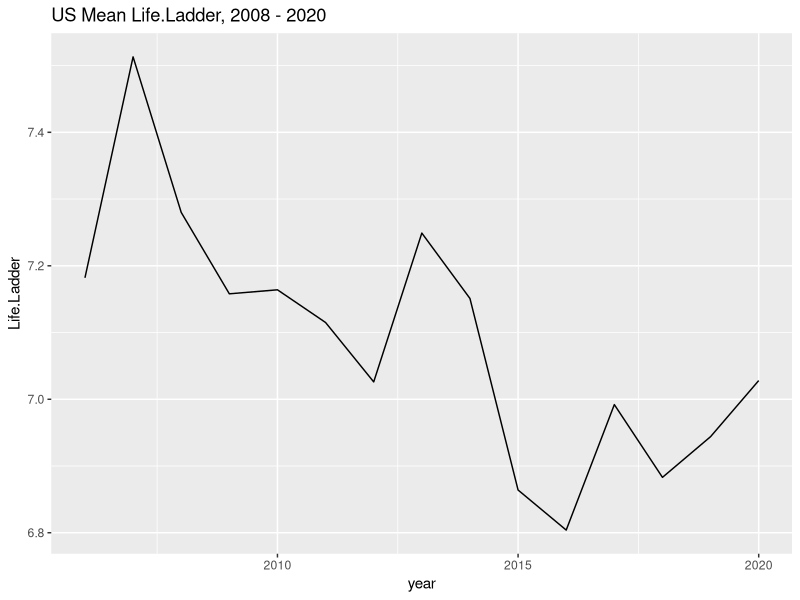
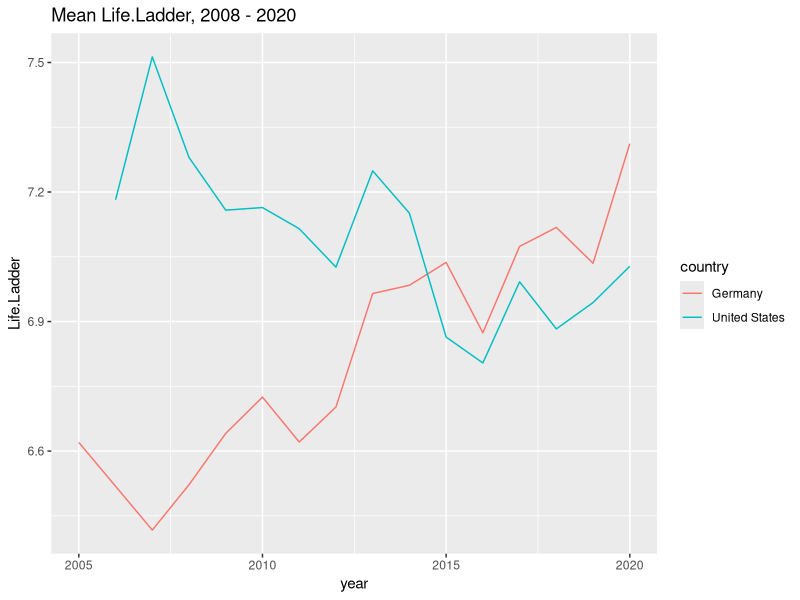
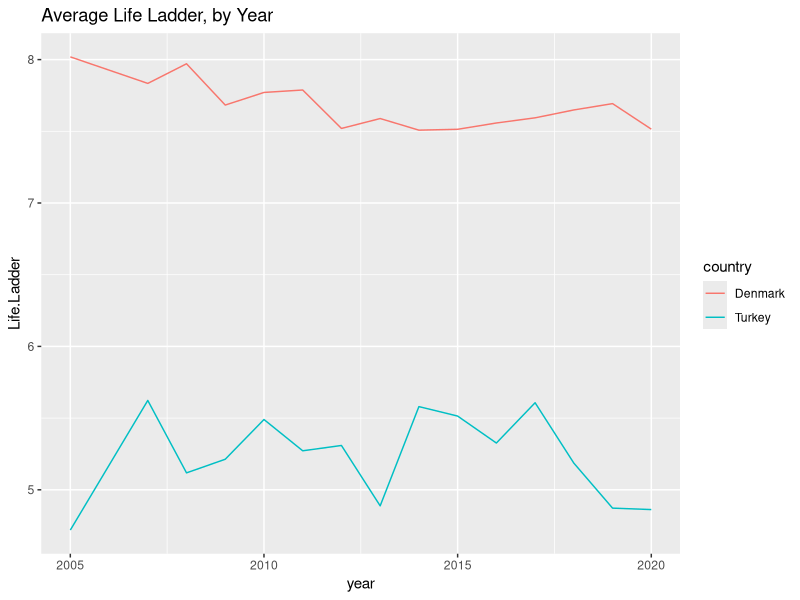
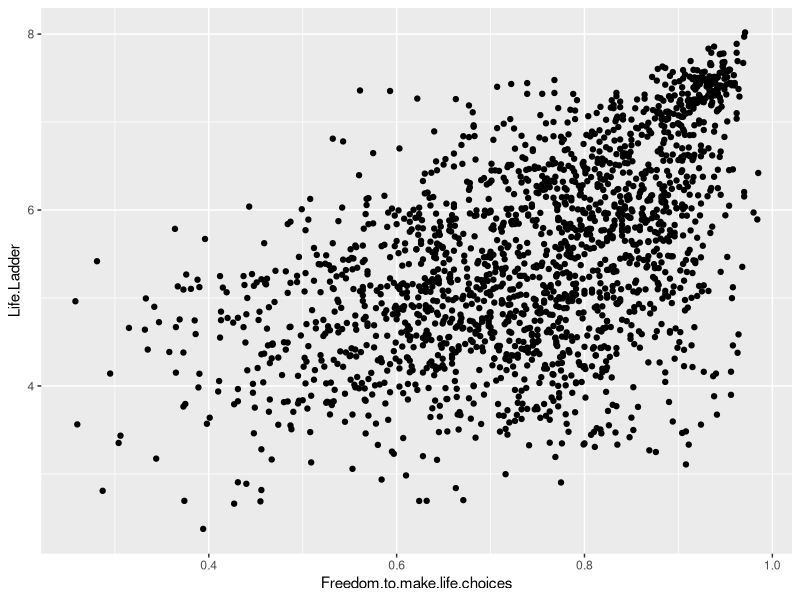
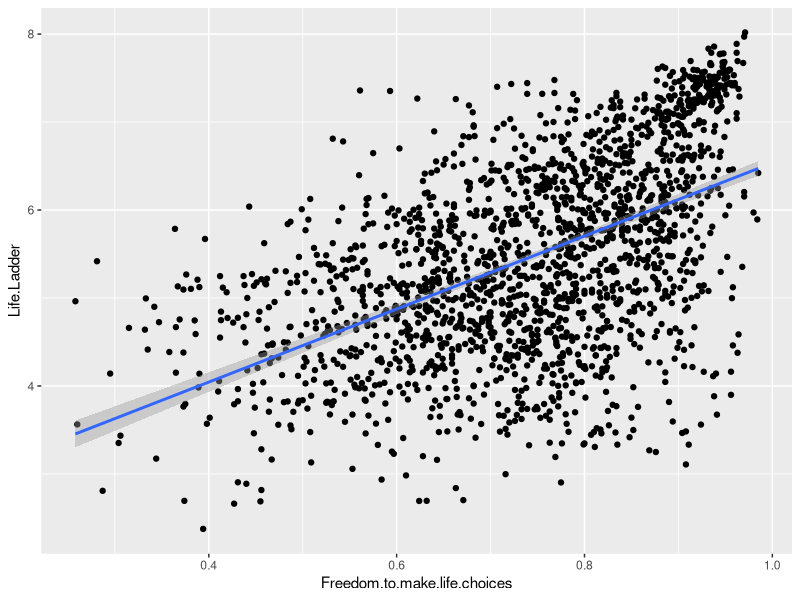
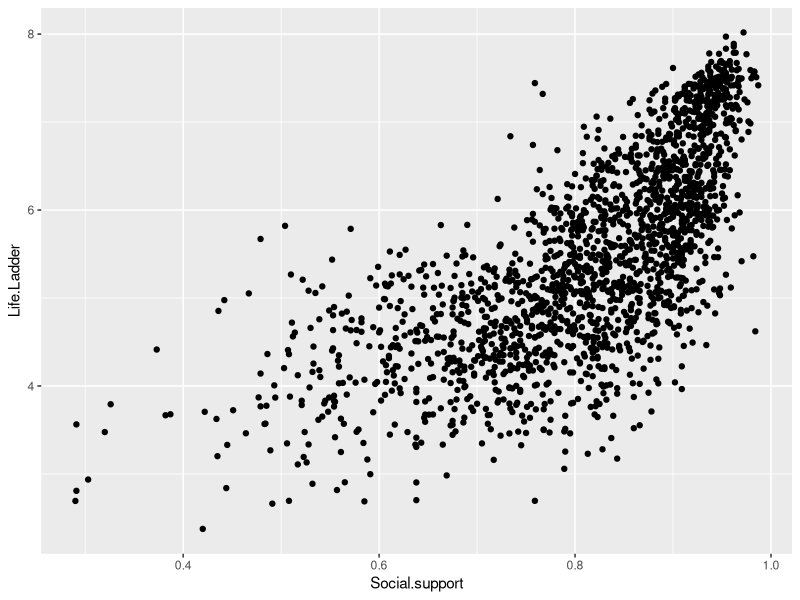

Recreate these plots in R, in order.
## ---- chunk 1

# Setup the environment
library(knitr)
knitr::opts_chunk$set(fig.align='center',fig.width=10, fig.height=6, fig.path='Figs/',  warning=FALSE, echo=TRUE, eval=TRUE, message=FALSE)

r = getOption("repos")
r["CRAN"] = "http://cran.us.r-project.org"
options(repos = r)

## ---- chunk 2
library(dplyr)
library(ggplot2)
## ---- chunk 3

# Make sure the data are in the right folder
# 
whr_data <- read.csv('./WHR2021.csv')


# Now browse the data and see what columns the data have. The names of the column should explain themselves
names(whr_data)

# Show the first few rows of the data frame.
head(whr_data)

## ---- chunk 4

# By using dplyr, we can easily select the rows and columns in the dataframe that we want
# Then save it to a new dataframe called "whr_data_us"
whr_data_us <- whr_data %>%
  select(country, year, Life.Ladder) %>% #select the interested columns
  filter(country == 'United States')  # only choose United States

# Plot
ggplot(whr_data_us) + aes(x=year, y=Life.Ladder) + geom_line() +
  ggtitle("US Mean Life.Ladder, 2008 - 2020")

## ---- chunk 5
# By using dplyr, we can easily select the rows and columns in the dataframe that we want
# Then we save it to a new dataframe called "whr_data_us_germany"
whr_data_us_germany <- whr_data %>%
  select(country, year, Life.Ladder) %>% #select the interested columns
  filter(country == 'United States' | country == 'Germany')  # choose US AND Germany

# Plot, using "country" as the color aesthetic
ggplot(whr_data_us_germany) + aes(x=year, y=Life.Ladder, color=country) + geom_line() +
  ggtitle("Mean Life.Ladder, 2008 - 2020")


## ---- chunk 6
# First, use select() and filter() to create a new dataframe that has only the
# countries and columns you're interested in
whr_data_life_freedom <- whr_data %>%
  select(country, year, Life.Ladder) %>%
  filter(country == 'Turkey' | country == 'Denmark')

# Then, plot!
ggplot(whr_data_life_freedom) + aes(x=year, y=Life.Ladder, color=country) + geom_line() + ggtitle("Average Life Ladder, by Year")


## ---- chunk 7

cor(whr_data$Freedom.to.make.life.choices, whr_data$Life.Ladder)
ggplot(whr_data) + aes(x=Freedom.to.make.life.choices, y=Life.Ladder) + geom_point()

## ---- chunk 8

# Remove NA rows and save it as a new dataframe
whr_clean <- whr_data %>%
               filter(!is.na(Freedom.to.make.life.choices), # ! means NOT, so !is.na() means NOT NA
                      !is.na(Life.Ladder),
                      !is.na(Social.support))

whr_clean_Freedom_LifeLadder <- whr_clean %>%
  select(country, Freedom.to.make.life.choices, Life.Ladder)

# Calculate correlation!
cor(whr_clean_Freedom_LifeLadder$Freedom.to.make.life.choices,
    whr_clean_Freedom_LifeLadder$Life.Ladder)

## ---- chunk 9

# first make the scatter plot
ggplot(whr_clean_Freedom_LifeLadder) + aes(x=Freedom.to.make.life.choices, y=Life.Ladder) + geom_point() +
  geom_smooth(method='lm', formula=y~x) # Then add the line of best fit! It's as easy as that!

## ---- chunk 10
linear_model <- lm(whr_data$Life.Ladder~whr_data$Freedom.to.make.life.choices)

## ---- chunk 11

# show the summary of the fitted linear model
summary(linear_model)


# We can access the fitted intercepts and slope values
linear_model$coefficients # this is a vector with two entries, the first one is intercept and other is slope


linear_model$coefficients[1] # is the intercept
linear_model$coefficients[2] # is the slope

## ---- chunk 12

# select data
whr_clean_Social_Support <- whr_clean %>%
  select(country, Social.support, Life.Ladder)

# assess correlation
cor(whr_clean_Social_Support$Social.support,
    whr_clean_Social_Support$Life.Ladder)
## ---- chunk 13
# first make the scatter plot
ggplot(whr_clean) + aes(x=Social.support, y=Life.Ladder) + geom_point()

## ---- chunk 14


## ---- chunk 15

# Put your code here


# Part A


# Part C


# Part D


# Part E


